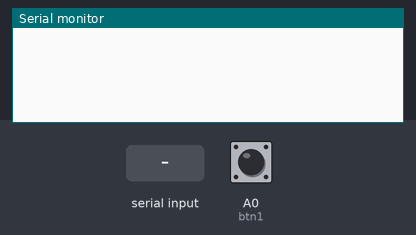
This sketch was run on a simulated Arduino Uno, built with avr-gcc and run on an emulated ATmega328P. Shown: the last lines printed to the serial monitor. The inputs (shaded band) are chosen by the test bench; at power-on: A0 (btn1) HIGH.

Above: at 1.2 s.
1.3 s: A0 (btn1) pulled LOW for 0.15 s
At 1.8 s:
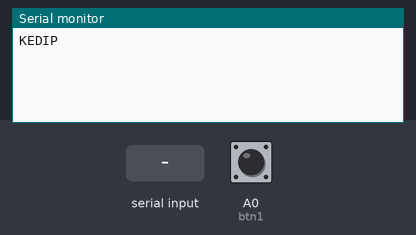
2.9 s: "1" received over Serial
At 4.1 s:
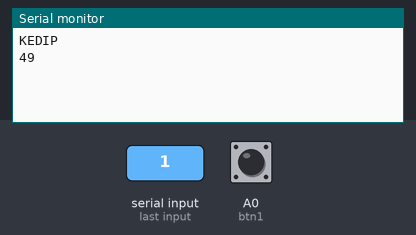
4.4 s: "0" received over Serial
At 5.4 s:
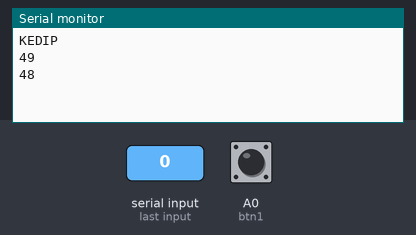

The sketch:

a.ino
```cpp
// Menampilkan pesan di LCD
// Ketika tombol 1 ditekan

#include <LiquidCrystal.h>  // Menambah library untuk mengakses lcd
#define btn1 A0             // Definisi pin button
String msg = "KEDIP";       // Pesan yang akan dikirim
String data ;               // Definisi variable data

// initialize the library by associating any needed LCD interface pin
// with the arduino pin number it is connected to
const int rs = 12, en = 11, d4 = 5, d5 = 4, d6 = 3, d7 = 2;
LiquidCrystal lcd(rs, en, d4, d5, d6, d7);

void setup() {
  Serial.begin(9600);           // Aktifkan virtual terminal
  pinMode(btn1, INPUT_PULLUP);  // set button sebagai input
}

void loop() {
  // LCD terdiri dari array
  // setcursor menempatkan cursor pada alamat array(0,0)
  lcd.setCursor(0,0);
  lcd.print("KIRIM");           // Menuliskan "KIRIM" di lcd
  lcd.setCursor(0,1);           // Menempatkan cursor pada alamat array(0,1)

  // Serial.avaiable mengambil jumlah karakter yang bisa dibaca di virtual terminal
  // Jika terminal mendapatkan input, maka
  // data input akan dicetak di virtual terminal dan juga lcd
  if (Serial.available()){
    data = Serial.read();       // Baca data yang ada di virtual terminal
    Serial.println(data);       // Print di virtual terminal
    lcd.print(data);            // Print di LCD
  }

  int n1= digitalRead(btn1);    // Membaca status button (HIGH/LOW)
  // HIGH = 1 -> Button dilepas
  // LOW  = 0 -> Button ditekan

  // Jalankan jika button ditekan
  if (n1==0) {
    lcd.clear();            // Membersihkan tulisan yang ada di LCD
    Serial.println(msg);    // Menampilkan pesan ke virtual terminnal
    lcd.setCursor(0,1);     // Menempatkan cursor pada alamat array(0,1)
    lcd.print(msg);         // Menampilkan pesan di LCD
    delay(500);             // Lama pesan akan ditampilkan sebelum
    lcd.clear();            // Pesan dihapus di LCD
  }

  lcd.setCursor(0,1);       // Menempatkan cursor pada alamat array(0,1)
}
```

Measured:
- after the input at 1.3 s, the serial monitor: prints a new line at once (image 1)
- after the input at 2.9 s, the serial monitor: prints a new line at once (image 2)
- after the input at 4.4 s, the serial monitor: prints a new line at once (image 3)
